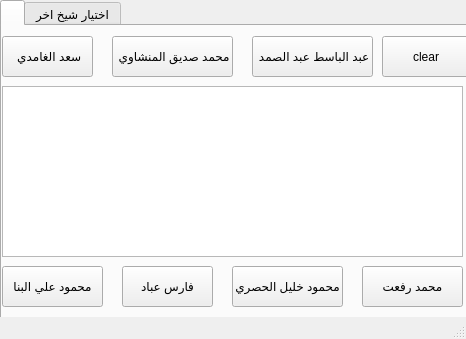
<?xml version="1.0" encoding="UTF-8"?>
<ui version="4.0">
 <class>MainWindow</class>
 <widget class="QMainWindow" name="MainWindow">
  <property name="geometry">
   <rect>
    <x>0</x>
    <y>0</y>
    <width>466</width>
    <height>339</height>
   </rect>
  </property>
  <property name="windowTitle">
   <string>Qran dowenloder</string>
  </property>
  <property name="windowIcon">
   <iconset>
    <normaloff>C:/Users/anas/Desktop/qran icon.jpg</normaloff>C:/Users/anas/Desktop/qran icon.jpg</iconset>
  </property>
  <property name="iconSize">
   <size>
    <width>150</width>
    <height>150</height>
   </size>
  </property>
  <property name="dockOptions">
   <set>QMainWindow::AllowNestedDocks|QMainWindow::AllowTabbedDocks|QMainWindow::AnimatedDocks|QMainWindow::VerticalTabs</set>
  </property>
  <widget class="QWidget" name="centralwidget">
   <widget class="QTabWidget" name="tabWidget">
    <property name="geometry">
     <rect>
      <x>0</x>
      <y>0</y>
      <width>471</width>
      <height>401</height>
     </rect>
    </property>
    <property name="currentIndex">
     <number>0</number>
    </property>
    <property name="tabBarAutoHide">
     <bool>true</bool>
    </property>
    <widget class="QWidget" name="tab">
     <attribute name="title">
      <string/>
     </attribute>
     <widget class="QTextEdit" name="textEdit">
      <property name="geometry">
       <rect>
        <x>0</x>
        <y>60</y>
        <width>461</width>
        <height>171</height>
       </rect>
      </property>
     </widget>
     <widget class="QPushButton" name="pushButton">
      <property name="geometry">
       <rect>
        <x>0</x>
        <y>10</y>
        <width>91</width>
        <height>41</height>
       </rect>
      </property>
      <property name="text">
       <string> سعد الغامدي</string>
      </property>
     </widget>
     <widget class="QPushButton" name="pushButton_5">
      <property name="geometry">
       <rect>
        <x>0</x>
        <y>240</y>
        <width>101</width>
        <height>41</height>
       </rect>
      </property>
      <property name="text">
       <string>محمود علي البنا</string>
      </property>
     </widget>
     <widget class="QPushButton" name="pushButton_2">
      <property name="geometry">
       <rect>
        <x>120</x>
        <y>240</y>
        <width>91</width>
        <height>41</height>
       </rect>
      </property>
      <property name="text">
       <string>فارس عباد</string>
      </property>
     </widget>
     <widget class="QPushButton" name="pushButton_3">
      <property name="geometry">
       <rect>
        <x>110</x>
        <y>10</y>
        <width>121</width>
        <height>41</height>
       </rect>
      </property>
      <property name="text">
       <string> محمد صديق المنشاوي</string>
      </property>
     </widget>
     <widget class="QPushButton" name="pushButton_7">
      <property name="geometry">
       <rect>
        <x>360</x>
        <y>240</y>
        <width>101</width>
        <height>41</height>
       </rect>
      </property>
      <property name="text">
       <string> محمد رفعت </string>
      </property>
     </widget>
     <widget class="QPushButton" name="pushButton_4">
      <property name="geometry">
       <rect>
        <x>380</x>
        <y>10</y>
        <width>88</width>
        <height>41</height>
       </rect>
      </property>
      <property name="text">
       <string>clear</string>
      </property>
     </widget>
     <widget class="QPushButton" name="pushButton_6">
      <property name="geometry">
       <rect>
        <x>230</x>
        <y>240</y>
        <width>111</width>
        <height>41</height>
       </rect>
      </property>
      <property name="text">
       <string>محمود خليل الحصري</string>
      </property>
     </widget>
     <widget class="QPushButton" name="pushButton_8">
      <property name="geometry">
       <rect>
        <x>250</x>
        <y>10</y>
        <width>121</width>
        <height>41</height>
       </rect>
      </property>
      <property name="text">
       <string> عبد الباسط عبد الصمد</string>
      </property>
     </widget>
    </widget>
    <widget class="QWidget" name="tab_2">
     <attribute name="title">
      <string>اختيار شيخ اخر</string>
     </attribute>
     <widget class="QTextEdit" name="textEdit_2">
      <property name="geometry">
       <rect>
        <x>0</x>
        <y>60</y>
        <width>451</width>
        <height>201</height>
       </rect>
      </property>
     </widget>
     <widget class="QPushButton" name="pushButton_11">
      <property name="geometry">
       <rect>
        <x>0</x>
        <y>10</y>
        <width>131</width>
        <height>41</height>
       </rect>
      </property>
      <property name="text">
       <string>ابدا</string>
      </property>
     </widget>
     <widget class="QLineEdit" name="lineEdit">
      <property name="geometry">
       <rect>
        <x>140</x>
        <y>20</y>
        <width>211</width>
        <height>21</height>
       </rect>
      </property>
     </widget>
     <widget class="QLabel" name="label">
      <property name="geometry">
       <rect>
        <x>346</x>
        <y>20</y>
        <width>101</width>
        <height>20</height>
       </rect>
      </property>
      <property name="text">
       <string>ادخل عنوان القارئ</string>
      </property>
     </widget>
     <widget class="QPushButton" name="pushButton_13">
      <property name="geometry">
       <rect>
        <x>4</x>
        <y>260</y>
        <width>291</width>
        <height>31</height>
       </rect>
      </property>
      <property name="text">
       <string>الدخول الي صفحه الاختيار </string>
      </property>
     </widget>
     <widget class="QPushButton" name="pushButton_12">
      <property name="geometry">
       <rect>
        <x>300</x>
        <y>260</y>
        <width>151</width>
        <height>31</height>
       </rect>
      </property>
      <property name="text">
       <string>clear</string>
      </property>
     </widget>
    </widget>
   </widget>
  </widget>
  <widget class="QStatusBar" name="statusbar"/>
 </widget>
 <resources/>
 <connections/>
</ui>
